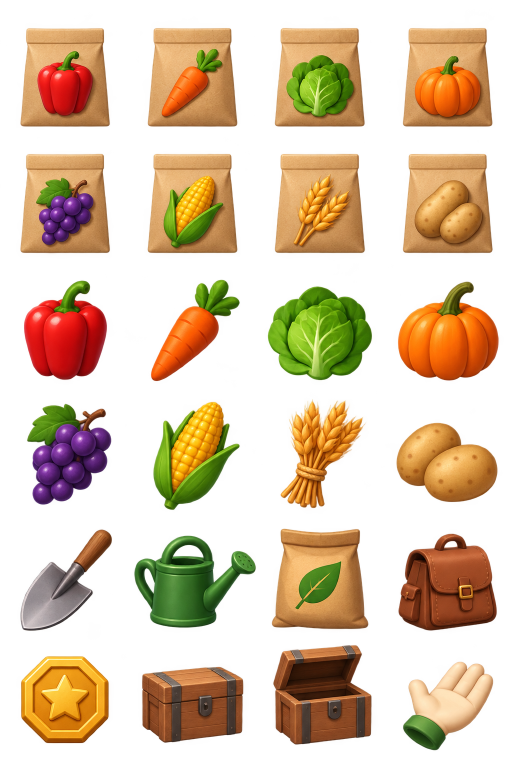
#> input picture studio/assets/ui-v1/items-atlas.png, 1024 x 1536 px (shown at 1/2 size)
$ python build_ui_assets.py
#> lines starting #> are read from the running program, lines starting #| are printed output that depends on the picture; after the words box and inside, x2 and y2 are one past the last pixel; in counts of white or black regions, pixels touching at a corner belong together; long printed decimals are rounded
"""Index and validate UI artwork without altering any generated image pixels."""
from pathlib import Path
import hashlib
import json
from PIL import Image

ROOT = Path(__file__).resolve().parent
OUT = ROOT / "assets" / "ui-v1"
SOURCE = ROOT / "src" / "ui"
SOURCE.mkdir(exist_ok=True)
ATLAS_ID = "rbxassetid://98237999999525"
ROWS = [
    ["pepper_seeds", "carrot_seeds", "lettuce_seeds", "pumpkin_seeds"],
    ["grape_seeds", "corn_seeds", "wheat_seeds", "potato_seeds"],
    ["pepper_harvest", "carrot_harvest", "lettuce_harvest", "pumpkin_harvest"],
    ["grape_harvest", "corn_harvest", "wheat_harvest", "potato_harvest"],
    ["shovel", "watering_can", "fertilizer_bag", "bag"],
    ["sterne", "chest_closed", "chest_open", "hand"],
]
LABELS = {"watering_can": "Watering Can", "fertilizer_bag": "Fertilizer", "chest_closed": "Chest", "chest_open": "Chest"}
im = Image.open(OUT / "items-atlas.png")
#> im is the input picture: PIL image 1024x1536 RGBA; mean R, G, B, A 157.7, 112.7, 55.4, 102.8
assert im.mode == "RGBA" and im.size == (1024, 1536), (im.mode, im.size)
alpha = im.getchannel("A")
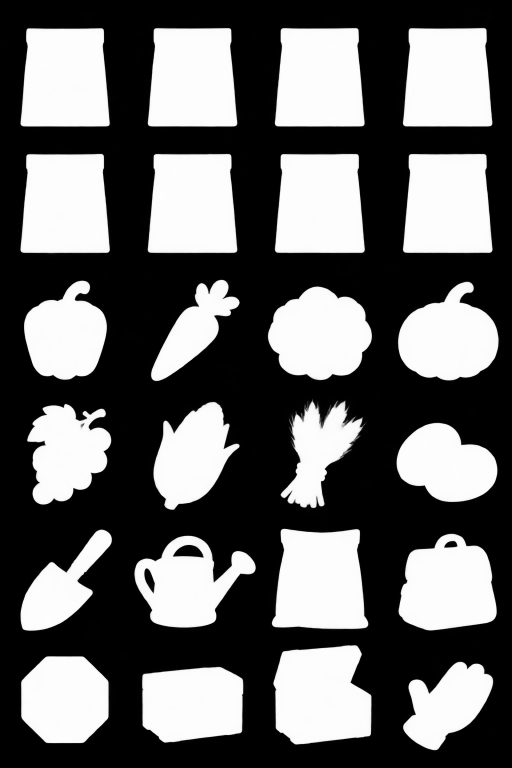
#> alpha: PIL image 1024x1536 L (shown at 1/2 size); min 0, max 254, mean 102.8
mask = alpha.point(lambda v: 255 if v >= 16 else 0)
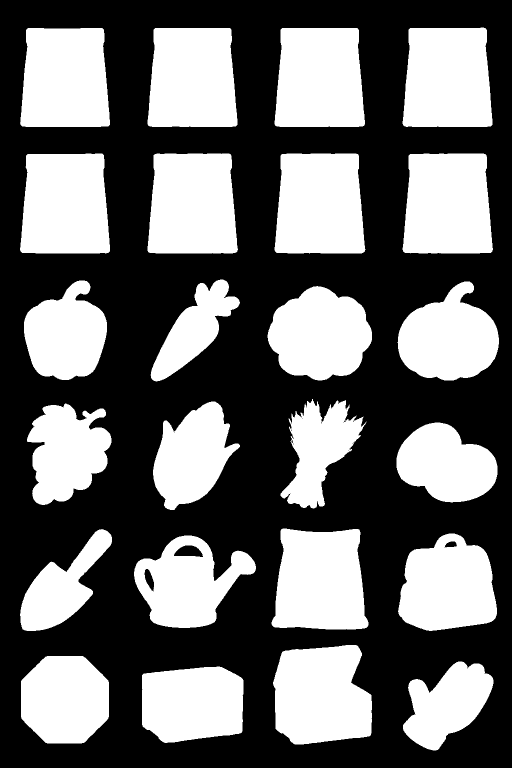
#> mask: PIL image 1024x1536 L (shown at 1/2 size); 41.6% white; 26 white regions (2 under 20 px), largest, box (x1, y1, x2, y2) and area: (549, 307, 731, 507) 33051, (295, 307, 476, 507) 32952, (805, 307, 986, 507) 32870
hist = alpha.histogram()
#> hist = 256 values, max 810418 at index 0, min 0 at index 255, mean 6144
assert hist[0] > im.width * im.height * .4
sprites = {}
checks = []
for row, names in enumerate(ROWS):
    for col, name in enumerate(names):
        # The can's spout crosses its nominal grid cell. Explicit sampling regions
        # preserve it intact; the neighboring sack starts farther right.
        left, top, right, bottom = col*256, row*256, (col+1)*256, (row+1)*256
        if name == "watering_can": right = 532
        if name == "fertilizer_bag": left = 532
        box = mask.crop((left, top, right, bottom)).getbbox()
        assert box is not None, name
        x0, y0, x1, y1 = box
        rect = [max(left, left+x0-3), max(top, top+y0-3), min(right, left+x1+3), min(bottom, top+y1+3)]
        x, y, r, b = rect
        assert r-x > 100 and b-y > 100, (name, rect)
        assert 0 <= x < r <= im.width and 0 <= y < b <= im.height
        # Check every sample-region boundary for alpha that could be clipped.
        edge = max(mask.crop((left, top, right, top+1)).getextrema()[1],
                   mask.crop((left, bottom-1, right, bottom)).getextrema()[1],
                   mask.crop((left, top, left+1, bottom)).getextrema()[1],
                   mask.crop((right-1, top, right, bottom)).getextrema()[1])
        assert edge == 0, (name, "artwork crosses sampling region")
        kind = "Seed" if name.endswith("_seeds") else "Produce" if name.endswith("_harvest") else "Utility"
        label = LABELS.get(name, name.split("_")[0].title())
        sprites[name] = {"label": label, "kind": kind, "rect": [x,y,r-x,b-y], "row": row, "column": col}
        checks.append({"id":name,"regionClear":True,"rect":[x,y,r-x,b-y]})
#> after the loop, checks = 24 items; sprites = 24 items

theme = {
    "cream":"#FFF5D6", "creamRaised":"#FFF9E8", "slot":"#F6E9C5",
    "ink":"#17371E", "green":"#285B2D", "outline":"#DBC798", "muted":"#577052",
    "blue":"#417CAD", "silver":"#B7C3CA", "gold":"#DEAD43",
    "panelRadius":24, "buttonRadius":18, "itemRadius":16, "toolSize":80,
    "itemSize":104, "labelSize":26, "numberSize":30, "titleSize":34,
    "font":"GothamBold", "hoverSeconds":.10, "pressSeconds":.08,
}
manifest = {
    "version":1,"source":"items-atlas.png","image":ATLAS_ID,
    "dimensions":list(im.size),"runtimeDimensions":[682,1023],"sha256":hashlib.sha256((OUT/"items-atlas.png").read_bytes()).hexdigest(),
    "sprites":sprites,"theme":theme,
    "controls":"UIPrimitives.luau; drawn in code, never baked into the item art",
    "status":"Uploaded artwork; integration with the farming runtime remains a separate step.",
}
(OUT/"manifest.json").write_text(json.dumps(manifest,indent=2)+"\n",encoding="utf-8")

lines = ["-- Generated by studio/build_ui_assets.py. Pixel rectangles refer to the uploaded source texture.",
         "local A = {}",f'A.Image = "{ATLAS_ID}"',"A.SourceSize = Vector2.new(1024,1536)","A.TextureSize = Vector2.new(682,1023) -- Verified served dimensions in Studio", "A.Sprites = {"]
for key,s in sprites.items():
    x,y,w,h=s["rect"]
    lines.append(f'    {key} = {{Offset=Vector2.new({x},{y}), Size=Vector2.new({w},{h}), Label="{s["label"]}"}},')
#> this loop made 24 passes
#> (key, x, y, w, h) on passes 1 to 12: ('pepper_seeds', 37, 53, 186, 203), ('carrot_seeds', 292, 53, 186, 203), ('lettuce_seeds', 546, 53, 187, 203), ('pumpkin_seeds', 802, 52, 186, 204), ('grape_seeds', 37, 304, 186, 206), ('corn_seeds', 292, 304, 187, 206), ('wheat_seeds', 546, 304, 188, 206), ('potato_seeds', 802, 304, 187, 206), ('pepper_harvest', 45, 558, 172, 205), ('carrot_harvest', 298, 556, 185, 210), ('lettuce_harvest', 532, 569, 215, 195), ('pumpkin_harvest', 792, 560, 209, 204)
#> after the loop, lines = 30 items
lines.extend(["}","A.Colors = {"])
for key,value in theme.items():
    if isinstance(value,str) and value.startswith("#"):
        rgb=[int(value[i:i+2],16) for i in (1,3,5)]
        lines.append(f'    {key}=Color3.fromRGB({rgb[0]},{rgb[1]},{rgb[2]}),')
#> after the loop, lines = 42 items
lines.extend(["}","function A.apply(image, id)","    local sprite = assert(A.Sprites[id], \"Unknown UI icon: \"..tostring(id))",
              "    image.Image=A.Image", "    local ratio=A.TextureSize/A.SourceSize", "    local start=sprite.Offset*ratio", "    local finish=(sprite.Offset+sprite.Size)*ratio", "    local offset=Vector2.new(math.floor(start.X),math.floor(start.Y))", "    image.ImageRectOffset=offset", "    image.ImageRectSize=Vector2.new(math.ceil(finish.X),math.ceil(finish.Y))-offset",
              "    image.ScaleType=Enum.ScaleType.Fit", "    image.BackgroundTransparency=1", "    return image", "end", "return A", ""])
(SOURCE/"UIAssets.luau").write_text("\n".join(lines),encoding="utf-8")
report={"textureMode":im.mode,"dimensions":list(im.size),"transparentFraction":hist[0]/(im.width*im.height),
        "spriteCount":len(sprites),"checks":checks,"image":ATLAS_ID,"sha256":manifest["sha256"]}
(OUT/"asset-verification.json").write_text(json.dumps(report,indent=2)+"\n",encoding="utf-8")
print(json.dumps({"sprites":len(sprites),"transparentFraction":report["transparentFraction"],"image":ATLAS_ID}))
#| {"sprites": 24, "transparentFraction": 0.5152, "image": "rbxassetid://98237999999525"}
